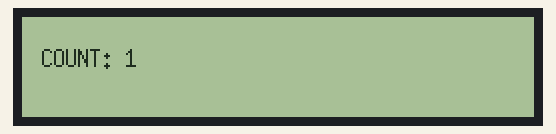
The sketch below on a simulated ESP32. Shown: 256×50 one-colour display. What the sketch prints to the serial monitor is not drawn.

Above: at 1.2 s.
At 4.3 s:
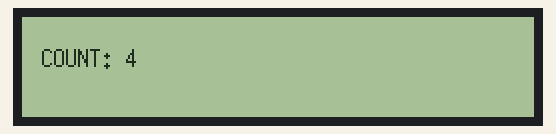
At 9.5 s:
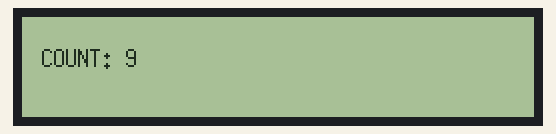
At 18.8 s:
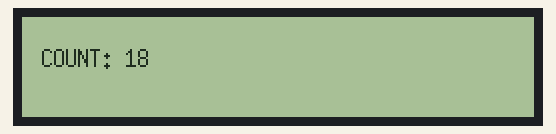
At 26.1 s:
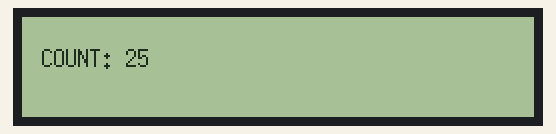
At 38.6 s:
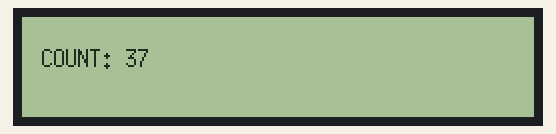

Measured:
- what the display in image 1 shows lasts 1.1 s, from 4.2 s to 5.3 s

The sketch:

esp32_vfd_simple_counter.ino
```cpp
#include <Arduino.h>
#include <U8g2lib.h>

/*
==============================================================
 GP1287 / 256x50 VFD — ESP32 HARDWARE SPI TEST
==============================================================

 WIRING (VFD → ESP32):
 PIN 6  GND         → GND
 PIN 5  RESET       → GPIO16
 PIN 4  SDA DATA    → GPIO23
 PIN 3  ChipSelect  → GPIO5
 PIN 2  SCK CLOCK   → GPIO18
 PIN 1  FILAMENT_EN → 3.3V or 5V (ALWAYS HIGH)

 NOTES:
 - External USB-C or 5-12V required for VFD
 - Common ground REQUIRED
 - FILAMENT_EN is NOT GPIO
==============================================================
*/

// HW SPI pins are fixed on ESP32:
// MOSI = GPIO23
// SCK  = GPIO18

U8G2_GP1287AI_256X50_2_4W_HW_SPI u8g2(
  U8G2_R0,
  /* cs    = */ 5,
  /* dc    = */ U8X8_PIN_NONE,
  /* reset = */ 16
);

void setup() {
  Serial.begin(115200);
  delay(1000);

  Serial.println("GP1287 ESP32 TEST START");

  u8g2.begin();
  u8g2.setContrast(255);

  Serial.println("Display init done");

  u8g2.firstPage();
  do {
    u8g2.setFont(u8g2_font_6x13_tf);
    u8g2.drawStr(10, 20, "ESP32 + GP1287");
    u8g2.drawStr(10, 40, "HELLO WORLD");
  } while (u8g2.nextPage());

  Serial.println("Frame sent");
}

void loop() {
  static int counter = 0;
  counter++;

  Serial.print("Loop tick: ");
  Serial.println(counter);

  u8g2.firstPage();
  do {
    u8g2.setFont(u8g2_font_6x13_tf);
    u8g2.setCursor(10, 25);
    u8g2.print("COUNT: ");
    u8g2.print(counter);
  } while (u8g2.nextPage());

  delay(1000);
}
```
